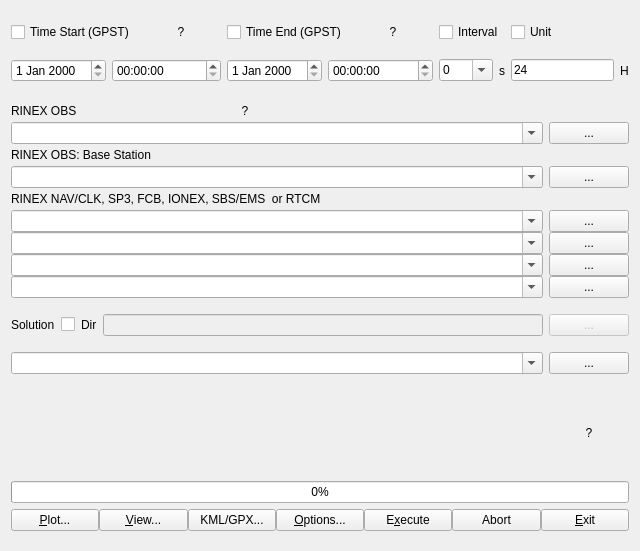
<?xml version="1.0" encoding="UTF-8"?>
<ui version="4.0">
 <class>MainForm</class>
 <widget class="QWidget" name="MainForm">
  <property name="geometry">
   <rect>
    <x>0</x>
    <y>0</y>
    <width>640</width>
    <height>551</height>
   </rect>
  </property>
  <property name="windowTitle">
   <string>RTKPOST</string>
  </property>
  <property name="toolTip">
   <string/>
  </property>
  <layout class="QVBoxLayout" name="verticalLayout_2">
   <item>
    <widget class="QWidget" name="Panel1" native="true">
     <property name="enabled">
      <bool>true</bool>
     </property>
     <property name="toolTip">
      <string/>
     </property>
     <property name="layoutDirection">
      <enum>Qt::LeftToRight</enum>
     </property>
     <property name="text" stdset="0">
      <string/>
     </property>
     <layout class="QVBoxLayout" name="verticalLayout">
      <property name="leftMargin">
       <number>0</number>
      </property>
      <property name="topMargin">
       <number>0</number>
      </property>
      <property name="rightMargin">
       <number>0</number>
      </property>
      <property name="bottomMargin">
       <number>0</number>
      </property>
      <item>
       <widget class="QWidget" name="Panel3" native="true">
        <property name="enabled">
         <bool>true</bool>
        </property>
        <property name="toolTip">
         <string/>
        </property>
        <property name="layoutDirection">
         <enum>Qt::LeftToRight</enum>
        </property>
        <property name="text" stdset="0">
         <string/>
        </property>
        <layout class="QGridLayout" name="gridLayout">
         <property name="leftMargin">
          <number>0</number>
         </property>
         <property name="topMargin">
          <number>0</number>
         </property>
         <property name="rightMargin">
          <number>0</number>
         </property>
         <property name="bottomMargin">
          <number>0</number>
         </property>
         <item row="0" column="0" colspan="2">
          <widget class="QCheckBox" name="TimeStart">
           <property name="toolTip">
            <string/>
           </property>
           <property name="text">
            <string>Time Start (GPST)</string>
           </property>
           <property name="checked">
            <bool>false</bool>
           </property>
          </widget>
         </item>
         <item row="0" column="2">
          <widget class="QPushButton" name="BtnTime1">
           <property name="enabled">
            <bool>true</bool>
           </property>
           <property name="toolTip">
            <string/>
           </property>
           <property name="text">
            <string>?</string>
           </property>
           <property name="flat">
            <bool>true</bool>
           </property>
          </widget>
         </item>
         <item row="0" column="3" colspan="2">
          <widget class="QCheckBox" name="TimeEnd">
           <property name="toolTip">
            <string/>
           </property>
           <property name="text">
            <string>Time End (GPST)</string>
           </property>
           <property name="checked">
            <bool>false</bool>
           </property>
          </widget>
         </item>
         <item row="0" column="5">
          <widget class="QPushButton" name="BtnTime2">
           <property name="enabled">
            <bool>true</bool>
           </property>
           <property name="toolTip">
            <string/>
           </property>
           <property name="text">
            <string>?</string>
           </property>
           <property name="flat">
            <bool>true</bool>
           </property>
          </widget>
         </item>
         <item row="0" column="6" colspan="2">
          <widget class="QCheckBox" name="TimeIntF">
           <property name="toolTip">
            <string/>
           </property>
           <property name="text">
            <string>Interval</string>
           </property>
           <property name="checked">
            <bool>false</bool>
           </property>
          </widget>
         </item>
         <item row="0" column="8">
          <widget class="QCheckBox" name="TimeUnitF">
           <property name="toolTip">
            <string/>
           </property>
           <property name="text">
            <string>Unit</string>
           </property>
           <property name="checked">
            <bool>false</bool>
           </property>
          </widget>
         </item>
         <item row="1" column="0">
          <widget class="QDateEdit" name="TimeY1">
           <property name="enabled">
            <bool>true</bool>
           </property>
           <property name="toolTip">
            <string/>
           </property>
          </widget>
         </item>
         <item row="1" column="1" colspan="2">
          <widget class="QTimeEdit" name="TimeH1">
           <property name="enabled">
            <bool>true</bool>
           </property>
           <property name="toolTip">
            <string/>
           </property>
           <property name="displayFormat">
            <string>HH:mm:ss</string>
           </property>
          </widget>
         </item>
         <item row="1" column="3">
          <widget class="QDateEdit" name="TimeY2">
           <property name="enabled">
            <bool>true</bool>
           </property>
           <property name="toolTip">
            <string/>
           </property>
          </widget>
         </item>
         <item row="1" column="4" colspan="2">
          <widget class="QTimeEdit" name="TimeH2">
           <property name="enabled">
            <bool>true</bool>
           </property>
           <property name="toolTip">
            <string/>
           </property>
           <property name="displayFormat">
            <string>HH:mm:ss</string>
           </property>
          </widget>
         </item>
         <item row="1" column="6">
          <widget class="QComboBox" name="TimeInt">
           <property name="enabled">
            <bool>true</bool>
           </property>
           <property name="toolTip">
            <string/>
           </property>
           <property name="editable">
            <bool>true</bool>
           </property>
           <item>
            <property name="text">
             <string>0</string>
            </property>
           </item>
           <item>
            <property name="text">
             <string>0.05</string>
            </property>
           </item>
           <item>
            <property name="text">
             <string>0.1</string>
            </property>
           </item>
           <item>
            <property name="text">
             <string>0.2</string>
            </property>
           </item>
           <item>
            <property name="text">
             <string>0.25</string>
            </property>
           </item>
           <item>
            <property name="text">
             <string>0.5</string>
            </property>
           </item>
           <item>
            <property name="text">
             <string>1</string>
            </property>
           </item>
           <item>
            <property name="text">
             <string>2</string>
            </property>
           </item>
           <item>
            <property name="text">
             <string>5</string>
            </property>
           </item>
           <item>
            <property name="text">
             <string>10</string>
            </property>
           </item>
           <item>
            <property name="text">
             <string>15</string>
            </property>
           </item>
           <item>
            <property name="text">
             <string>30</string>
            </property>
           </item>
           <item>
            <property name="text">
             <string>60</string>
            </property>
           </item>
          </widget>
         </item>
         <item row="1" column="7">
          <widget class="QLabel" name="LabelTimeInt">
           <property name="enabled">
            <bool>true</bool>
           </property>
           <property name="toolTip">
            <string/>
           </property>
           <property name="text">
            <string>s</string>
           </property>
          </widget>
         </item>
         <item row="1" column="8">
          <widget class="QLineEdit" name="TimeUnit">
           <property name="enabled">
            <bool>true</bool>
           </property>
           <property name="toolTip">
            <string/>
           </property>
           <property name="text">
            <string>24</string>
           </property>
          </widget>
         </item>
         <item row="1" column="9">
          <widget class="QLabel" name="LabelTimeUnit">
           <property name="enabled">
            <bool>true</bool>
           </property>
           <property name="toolTip">
            <string/>
           </property>
           <property name="text">
            <string>H</string>
           </property>
          </widget>
         </item>
        </layout>
       </widget>
      </item>
      <item>
       <widget class="QWidget" name="Panel4" native="true">
        <property name="enabled">
         <bool>true</bool>
        </property>
        <property name="toolTip">
         <string/>
        </property>
        <property name="layoutDirection">
         <enum>Qt::LeftToRight</enum>
        </property>
        <property name="text" stdset="0">
         <string/>
        </property>
        <layout class="QGridLayout" name="gridLayout_2">
         <property name="leftMargin">
          <number>0</number>
         </property>
         <property name="topMargin">
          <number>0</number>
         </property>
         <property name="rightMargin">
          <number>0</number>
         </property>
         <property name="bottomMargin">
          <number>0</number>
         </property>
         <property name="verticalSpacing">
          <number>0</number>
         </property>
         <item row="0" column="0">
          <widget class="QLabel" name="LabelInputFile1">
           <property name="enabled">
            <bool>true</bool>
           </property>
           <property name="sizePolicy">
            <sizepolicy hsizetype="Preferred" vsizetype="Fixed">
             <horstretch>0</horstretch>
             <verstretch>0</verstretch>
            </sizepolicy>
           </property>
           <property name="toolTip">
            <string/>
           </property>
           <property name="text">
            <string>RINEX OBS</string>
           </property>
          </widget>
         </item>
         <item row="0" column="1">
          <widget class="QPushButton" name="BtnKeyword">
           <property name="enabled">
            <bool>true</bool>
           </property>
           <property name="toolTip">
            <string/>
           </property>
           <property name="text">
            <string>?</string>
           </property>
           <property name="flat">
            <bool>true</bool>
           </property>
          </widget>
         </item>
         <item row="0" column="4">
          <widget class="QPushButton" name="BtnInputPlot1">
           <property name="enabled">
            <bool>true</bool>
           </property>
           <property name="toolTip">
            <string/>
           </property>
           <property name="text">
            <string/>
           </property>
           <property name="icon">
            <iconset resource="rtkpost_qt.qrc">
             <normaloff>:/buttons/chart.bmp</normaloff>:/buttons/chart.bmp</iconset>
           </property>
           <property name="flat">
            <bool>true</bool>
           </property>
          </widget>
         </item>
         <item row="0" column="5">
          <widget class="QPushButton" name="BtnInputView1">
           <property name="enabled">
            <bool>true</bool>
           </property>
           <property name="toolTip">
            <string/>
           </property>
           <property name="text">
            <string/>
           </property>
           <property name="icon">
            <iconset resource="rtkpost_qt.qrc">
             <normaloff>:/buttons/doc.bmp</normaloff>:/buttons/doc.bmp</iconset>
           </property>
           <property name="flat">
            <bool>true</bool>
           </property>
          </widget>
         </item>
         <item row="1" column="0" colspan="5">
          <widget class="QComboBox" name="InputFile1">
           <property name="enabled">
            <bool>true</bool>
           </property>
           <property name="toolTip">
            <string/>
           </property>
           <property name="editable">
            <bool>true</bool>
           </property>
          </widget>
         </item>
         <item row="1" column="5">
          <widget class="QPushButton" name="BtnInputFile1">
           <property name="enabled">
            <bool>true</bool>
           </property>
           <property name="palette">
            <palette>
             <active>
              <colorrole role="WindowText">
               <brush brushstyle="SolidPattern">
                <color alpha="255">
                 <red>0</red>
                 <green>0</green>
                 <blue>0</blue>
                </color>
               </brush>
              </colorrole>
             </active>
             <inactive>
              <colorrole role="WindowText">
               <brush brushstyle="SolidPattern">
                <color alpha="255">
                 <red>0</red>
                 <green>0</green>
                 <blue>0</blue>
                </color>
               </brush>
              </colorrole>
             </inactive>
             <disabled>
              <colorrole role="WindowText">
               <brush brushstyle="SolidPattern">
                <color alpha="255">
                 <red>0</red>
                 <green>0</green>
                 <blue>0</blue>
                </color>
               </brush>
              </colorrole>
             </disabled>
            </palette>
           </property>
           <property name="toolTip">
            <string/>
           </property>
           <property name="text">
            <string>...</string>
           </property>
           <property name="flat">
            <bool>false</bool>
           </property>
          </widget>
         </item>
         <item row="2" column="0">
          <widget class="QLabel" name="LabelInputFile3">
           <property name="enabled">
            <bool>true</bool>
           </property>
           <property name="toolTip">
            <string/>
           </property>
           <property name="text">
            <string>RINEX OBS: Base Station</string>
           </property>
          </widget>
         </item>
         <item row="2" column="4">
          <widget class="QPushButton" name="BtnInputPlot2">
           <property name="enabled">
            <bool>true</bool>
           </property>
           <property name="toolTip">
            <string/>
           </property>
           <property name="text">
            <string/>
           </property>
           <property name="icon">
            <iconset resource="rtkpost_qt.qrc">
             <normaloff>:/buttons/chart.bmp</normaloff>:/buttons/chart.bmp</iconset>
           </property>
           <property name="flat">
            <bool>true</bool>
           </property>
          </widget>
         </item>
         <item row="2" column="5">
          <widget class="QPushButton" name="BtnInputView2">
           <property name="enabled">
            <bool>true</bool>
           </property>
           <property name="toolTip">
            <string/>
           </property>
           <property name="text">
            <string/>
           </property>
           <property name="icon">
            <iconset resource="rtkpost_qt.qrc">
             <normaloff>:/buttons/doc.bmp</normaloff>:/buttons/doc.bmp</iconset>
           </property>
           <property name="flat">
            <bool>true</bool>
           </property>
          </widget>
         </item>
         <item row="3" column="0" colspan="5">
          <widget class="QComboBox" name="InputFile2">
           <property name="enabled">
            <bool>true</bool>
           </property>
           <property name="toolTip">
            <string/>
           </property>
           <property name="editable">
            <bool>true</bool>
           </property>
          </widget>
         </item>
         <item row="3" column="5">
          <widget class="QPushButton" name="BtnInputFile2">
           <property name="enabled">
            <bool>true</bool>
           </property>
           <property name="palette">
            <palette>
             <active>
              <colorrole role="WindowText">
               <brush brushstyle="SolidPattern">
                <color alpha="255">
                 <red>0</red>
                 <green>0</green>
                 <blue>0</blue>
                </color>
               </brush>
              </colorrole>
             </active>
             <inactive>
              <colorrole role="WindowText">
               <brush brushstyle="SolidPattern">
                <color alpha="255">
                 <red>0</red>
                 <green>0</green>
                 <blue>0</blue>
                </color>
               </brush>
              </colorrole>
             </inactive>
             <disabled>
              <colorrole role="WindowText">
               <brush brushstyle="SolidPattern">
                <color alpha="255">
                 <red>0</red>
                 <green>0</green>
                 <blue>0</blue>
                </color>
               </brush>
              </colorrole>
             </disabled>
            </palette>
           </property>
           <property name="toolTip">
            <string/>
           </property>
           <property name="text">
            <string>...</string>
           </property>
           <property name="flat">
            <bool>false</bool>
           </property>
          </widget>
         </item>
         <item row="4" column="0" colspan="2">
          <widget class="QLabel" name="LabelInputFile2">
           <property name="enabled">
            <bool>true</bool>
           </property>
           <property name="toolTip">
            <string/>
           </property>
           <property name="text">
            <string>RINEX NAV/CLK, SP3, FCB, IONEX, SBS/EMS  or RTCM</string>
           </property>
          </widget>
         </item>
         <item row="4" column="2">
          <widget class="QPushButton" name="BtnInputView3">
           <property name="enabled">
            <bool>true</bool>
           </property>
           <property name="toolTip">
            <string/>
           </property>
           <property name="text">
            <string/>
           </property>
           <property name="icon">
            <iconset resource="rtkpost_qt.qrc">
             <normaloff>:/buttons/doc.bmp</normaloff>:/buttons/doc.bmp</iconset>
           </property>
           <property name="flat">
            <bool>true</bool>
           </property>
          </widget>
         </item>
         <item row="4" column="3">
          <widget class="QPushButton" name="BtnInputView4">
           <property name="enabled">
            <bool>true</bool>
           </property>
           <property name="toolTip">
            <string/>
           </property>
           <property name="text">
            <string/>
           </property>
           <property name="icon">
            <iconset resource="rtkpost_qt.qrc">
             <normaloff>:/buttons/doc.bmp</normaloff>:/buttons/doc.bmp</iconset>
           </property>
           <property name="flat">
            <bool>true</bool>
           </property>
          </widget>
         </item>
         <item row="4" column="4">
          <widget class="QPushButton" name="BtnInputView5">
           <property name="enabled">
            <bool>true</bool>
           </property>
           <property name="toolTip">
            <string/>
           </property>
           <property name="text">
            <string/>
           </property>
           <property name="icon">
            <iconset resource="rtkpost_qt.qrc">
             <normaloff>:/buttons/doc.bmp</normaloff>:/buttons/doc.bmp</iconset>
           </property>
           <property name="flat">
            <bool>true</bool>
           </property>
          </widget>
         </item>
         <item row="4" column="5">
          <widget class="QPushButton" name="BtnInputView6">
           <property name="enabled">
            <bool>true</bool>
           </property>
           <property name="toolTip">
            <string/>
           </property>
           <property name="text">
            <string/>
           </property>
           <property name="icon">
            <iconset resource="rtkpost_qt.qrc">
             <normaloff>:/buttons/doc.bmp</normaloff>:/buttons/doc.bmp</iconset>
           </property>
           <property name="flat">
            <bool>true</bool>
           </property>
          </widget>
         </item>
         <item row="5" column="0" colspan="5">
          <widget class="QComboBox" name="InputFile3">
           <property name="enabled">
            <bool>true</bool>
           </property>
           <property name="toolTip">
            <string/>
           </property>
           <property name="editable">
            <bool>true</bool>
           </property>
          </widget>
         </item>
         <item row="5" column="5">
          <widget class="QPushButton" name="BtnInputFile3">
           <property name="enabled">
            <bool>true</bool>
           </property>
           <property name="palette">
            <palette>
             <active>
              <colorrole role="WindowText">
               <brush brushstyle="SolidPattern">
                <color alpha="255">
                 <red>0</red>
                 <green>0</green>
                 <blue>0</blue>
                </color>
               </brush>
              </colorrole>
             </active>
             <inactive>
              <colorrole role="WindowText">
               <brush brushstyle="SolidPattern">
                <color alpha="255">
                 <red>0</red>
                 <green>0</green>
                 <blue>0</blue>
                </color>
               </brush>
              </colorrole>
             </inactive>
             <disabled>
              <colorrole role="WindowText">
               <brush brushstyle="SolidPattern">
                <color alpha="255">
                 <red>0</red>
                 <green>0</green>
                 <blue>0</blue>
                </color>
               </brush>
              </colorrole>
             </disabled>
            </palette>
           </property>
           <property name="toolTip">
            <string/>
           </property>
           <property name="text">
            <string>...</string>
           </property>
           <property name="flat">
            <bool>false</bool>
           </property>
          </widget>
         </item>
         <item row="6" column="0" colspan="5">
          <widget class="QComboBox" name="InputFile4">
           <property name="enabled">
            <bool>true</bool>
           </property>
           <property name="toolTip">
            <string/>
           </property>
           <property name="editable">
            <bool>true</bool>
           </property>
          </widget>
         </item>
         <item row="6" column="5">
          <widget class="QPushButton" name="BtnInputFile4">
           <property name="enabled">
            <bool>true</bool>
           </property>
           <property name="palette">
            <palette>
             <active>
              <colorrole role="WindowText">
               <brush brushstyle="SolidPattern">
                <color alpha="255">
                 <red>0</red>
                 <green>0</green>
                 <blue>0</blue>
                </color>
               </brush>
              </colorrole>
             </active>
             <inactive>
              <colorrole role="WindowText">
               <brush brushstyle="SolidPattern">
                <color alpha="255">
                 <red>0</red>
                 <green>0</green>
                 <blue>0</blue>
                </color>
               </brush>
              </colorrole>
             </inactive>
             <disabled>
              <colorrole role="WindowText">
               <brush brushstyle="SolidPattern">
                <color alpha="255">
                 <red>0</red>
                 <green>0</green>
                 <blue>0</blue>
                </color>
               </brush>
              </colorrole>
             </disabled>
            </palette>
           </property>
           <property name="toolTip">
            <string/>
           </property>
           <property name="text">
            <string>...</string>
           </property>
           <property name="flat">
            <bool>false</bool>
           </property>
          </widget>
         </item>
         <item row="7" column="0" colspan="5">
          <widget class="QComboBox" name="InputFile5">
           <property name="enabled">
            <bool>true</bool>
           </property>
           <property name="toolTip">
            <string/>
           </property>
           <property name="editable">
            <bool>true</bool>
           </property>
          </widget>
         </item>
         <item row="7" column="5">
          <widget class="QPushButton" name="BtnInputFile5">
           <property name="enabled">
            <bool>true</bool>
           </property>
           <property name="palette">
            <palette>
             <active>
              <colorrole role="WindowText">
               <brush brushstyle="SolidPattern">
                <color alpha="255">
                 <red>0</red>
                 <green>0</green>
                 <blue>0</blue>
                </color>
               </brush>
              </colorrole>
             </active>
             <inactive>
              <colorrole role="WindowText">
               <brush brushstyle="SolidPattern">
                <color alpha="255">
                 <red>0</red>
                 <green>0</green>
                 <blue>0</blue>
                </color>
               </brush>
              </colorrole>
             </inactive>
             <disabled>
              <colorrole role="WindowText">
               <brush brushstyle="SolidPattern">
                <color alpha="255">
                 <red>0</red>
                 <green>0</green>
                 <blue>0</blue>
                </color>
               </brush>
              </colorrole>
             </disabled>
            </palette>
           </property>
           <property name="toolTip">
            <string/>
           </property>
           <property name="text">
            <string>...</string>
           </property>
           <property name="flat">
            <bool>false</bool>
           </property>
          </widget>
         </item>
         <item row="8" column="0" colspan="5">
          <widget class="QComboBox" name="InputFile6">
           <property name="enabled">
            <bool>true</bool>
           </property>
           <property name="toolTip">
            <string/>
           </property>
           <property name="editable">
            <bool>true</bool>
           </property>
          </widget>
         </item>
         <item row="8" column="5">
          <widget class="QPushButton" name="BtnInputFile6">
           <property name="enabled">
            <bool>true</bool>
           </property>
           <property name="palette">
            <palette>
             <active>
              <colorrole role="WindowText">
               <brush brushstyle="SolidPattern">
                <color alpha="255">
                 <red>0</red>
                 <green>0</green>
                 <blue>0</blue>
                </color>
               </brush>
              </colorrole>
             </active>
             <inactive>
              <colorrole role="WindowText">
               <brush brushstyle="SolidPattern">
                <color alpha="255">
                 <red>0</red>
                 <green>0</green>
                 <blue>0</blue>
                </color>
               </brush>
              </colorrole>
             </inactive>
             <disabled>
              <colorrole role="WindowText">
               <brush brushstyle="SolidPattern">
                <color alpha="255">
                 <red>0</red>
                 <green>0</green>
                 <blue>0</blue>
                </color>
               </brush>
              </colorrole>
             </disabled>
            </palette>
           </property>
           <property name="toolTip">
            <string/>
           </property>
           <property name="text">
            <string>...</string>
           </property>
           <property name="flat">
            <bool>false</bool>
           </property>
          </widget>
         </item>
        </layout>
       </widget>
      </item>
      <item>
       <widget class="QWidget" name="Panel5" native="true">
        <property name="enabled">
         <bool>true</bool>
        </property>
        <property name="toolTip">
         <string/>
        </property>
        <property name="layoutDirection">
         <enum>Qt::LeftToRight</enum>
        </property>
        <property name="text" stdset="0">
         <string/>
        </property>
        <layout class="QGridLayout" name="gridLayout_3">
         <property name="leftMargin">
          <number>0</number>
         </property>
         <property name="topMargin">
          <number>0</number>
         </property>
         <property name="rightMargin">
          <number>0</number>
         </property>
         <property name="bottomMargin">
          <number>0</number>
         </property>
         <item row="0" column="0">
          <widget class="QLabel" name="Label1">
           <property name="enabled">
            <bool>true</bool>
           </property>
           <property name="toolTip">
            <string/>
           </property>
           <property name="text">
            <string>Solution</string>
           </property>
          </widget>
         </item>
         <item row="0" column="1">
          <widget class="QCheckBox" name="OutDirEna">
           <property name="toolTip">
            <string/>
           </property>
           <property name="text">
            <string/>
           </property>
           <property name="checked">
            <bool>false</bool>
           </property>
          </widget>
         </item>
         <item row="0" column="2">
          <widget class="QLabel" name="LabelOutDir">
           <property name="enabled">
            <bool>true</bool>
           </property>
           <property name="toolTip">
            <string/>
           </property>
           <property name="text">
            <string>Dir</string>
           </property>
          </widget>
         </item>
         <item row="0" column="3">
          <widget class="QLineEdit" name="OutDir">
           <property name="enabled">
            <bool>false</bool>
           </property>
           <property name="toolTip">
            <string/>
           </property>
           <property name="text">
            <string/>
           </property>
          </widget>
         </item>
         <item row="0" column="4">
          <widget class="QPushButton" name="BtnOutDir">
           <property name="enabled">
            <bool>false</bool>
           </property>
           <property name="palette">
            <palette>
             <active>
              <colorrole role="WindowText">
               <brush brushstyle="SolidPattern">
                <color alpha="255">
                 <red>0</red>
                 <green>0</green>
                 <blue>0</blue>
                </color>
               </brush>
              </colorrole>
             </active>
             <inactive>
              <colorrole role="WindowText">
               <brush brushstyle="SolidPattern">
                <color alpha="255">
                 <red>0</red>
                 <green>0</green>
                 <blue>0</blue>
                </color>
               </brush>
              </colorrole>
             </inactive>
             <disabled>
              <colorrole role="WindowText">
               <brush brushstyle="SolidPattern">
                <color alpha="255">
                 <red>0</red>
                 <green>0</green>
                 <blue>0</blue>
                </color>
               </brush>
              </colorrole>
             </disabled>
            </palette>
           </property>
           <property name="toolTip">
            <string/>
           </property>
           <property name="text">
            <string>...</string>
           </property>
           <property name="flat">
            <bool>false</bool>
           </property>
          </widget>
         </item>
         <item row="1" column="0" colspan="4">
          <widget class="QComboBox" name="OutputFile">
           <property name="enabled">
            <bool>true</bool>
           </property>
           <property name="toolTip">
            <string/>
           </property>
           <property name="editable">
            <bool>true</bool>
           </property>
          </widget>
         </item>
         <item row="1" column="4">
          <widget class="QPushButton" name="BtnOutputFile">
           <property name="enabled">
            <bool>true</bool>
           </property>
           <property name="palette">
            <palette>
             <active>
              <colorrole role="WindowText">
               <brush brushstyle="SolidPattern">
                <color alpha="255">
                 <red>0</red>
                 <green>0</green>
                 <blue>0</blue>
                </color>
               </brush>
              </colorrole>
             </active>
             <inactive>
              <colorrole role="WindowText">
               <brush brushstyle="SolidPattern">
                <color alpha="255">
                 <red>0</red>
                 <green>0</green>
                 <blue>0</blue>
                </color>
               </brush>
              </colorrole>
             </inactive>
             <disabled>
              <colorrole role="WindowText">
               <brush brushstyle="SolidPattern">
                <color alpha="255">
                 <red>0</red>
                 <green>0</green>
                 <blue>0</blue>
                </color>
               </brush>
              </colorrole>
             </disabled>
            </palette>
           </property>
           <property name="toolTip">
            <string/>
           </property>
           <property name="text">
            <string>...</string>
           </property>
           <property name="flat">
            <bool>false</bool>
           </property>
          </widget>
         </item>
        </layout>
       </widget>
      </item>
      <item>
       <widget class="QWidget" name="widget" native="true">
        <layout class="QHBoxLayout" name="horizontalLayout_2">
         <property name="leftMargin">
          <number>0</number>
         </property>
         <property name="topMargin">
          <number>0</number>
         </property>
         <property name="rightMargin">
          <number>0</number>
         </property>
         <property name="bottomMargin">
          <number>0</number>
         </property>
         <item>
          <widget class="QPushButton" name="BtnOutputView2">
           <property name="enabled">
            <bool>true</bool>
           </property>
           <property name="sizePolicy">
            <sizepolicy hsizetype="Fixed" vsizetype="Fixed">
             <horstretch>0</horstretch>
             <verstretch>0</verstretch>
            </sizepolicy>
           </property>
           <property name="toolTip">
            <string>Show Debug Trace</string>
           </property>
           <property name="text">
            <string/>
           </property>
           <property name="icon">
            <iconset resource="rtkpost_qt.qrc">
             <normaloff>:/buttons/doc.bmp</normaloff>:/buttons/doc.bmp</iconset>
           </property>
           <property name="flat">
            <bool>true</bool>
           </property>
          </widget>
         </item>
         <item>
          <widget class="QPushButton" name="BtnOutputView1">
           <property name="enabled">
            <bool>true</bool>
           </property>
           <property name="sizePolicy">
            <sizepolicy hsizetype="Fixed" vsizetype="Fixed">
             <horstretch>0</horstretch>
             <verstretch>0</verstretch>
            </sizepolicy>
           </property>
           <property name="toolTip">
            <string>Show Stat File</string>
           </property>
           <property name="text">
            <string/>
           </property>
           <property name="icon">
            <iconset resource="rtkpost_qt.qrc">
             <normaloff>:/buttons/sqr.bmp</normaloff>:/buttons/sqr.bmp</iconset>
           </property>
           <property name="flat">
            <bool>true</bool>
           </property>
          </widget>
         </item>
         <item>
          <widget class="QLabel" name="Message">
           <property name="enabled">
            <bool>true</bool>
           </property>
           <property name="palette">
            <palette>
             <active>
              <colorrole role="WindowText">
               <brush brushstyle="SolidPattern">
                <color alpha="255">
                 <red>128</red>
                 <green>128</green>
                 <blue>128</blue>
                </color>
               </brush>
              </colorrole>
             </active>
             <inactive>
              <colorrole role="WindowText">
               <brush brushstyle="SolidPattern">
                <color alpha="255">
                 <red>128</red>
                 <green>128</green>
                 <blue>128</blue>
                </color>
               </brush>
              </colorrole>
             </inactive>
             <disabled>
              <colorrole role="WindowText">
               <brush brushstyle="SolidPattern">
                <color alpha="255">
                 <red>128</red>
                 <green>128</green>
                 <blue>128</blue>
                </color>
               </brush>
              </colorrole>
             </disabled>
            </palette>
           </property>
           <property name="toolTip">
            <string/>
           </property>
           <property name="text">
            <string/>
           </property>
           <property name="alignment">
            <set>Qt::AlignCenter</set>
           </property>
          </widget>
         </item>
         <item>
          <widget class="QPushButton" name="BtnAbout">
           <property name="enabled">
            <bool>true</bool>
           </property>
           <property name="sizePolicy">
            <sizepolicy hsizetype="Fixed" vsizetype="Fixed">
             <horstretch>0</horstretch>
             <verstretch>0</verstretch>
            </sizepolicy>
           </property>
           <property name="palette">
            <palette>
             <active>
              <colorrole role="WindowText">
               <brush brushstyle="SolidPattern">
                <color alpha="255">
                 <red>128</red>
                 <green>128</green>
                 <blue>128</blue>
                </color>
               </brush>
              </colorrole>
             </active>
             <inactive>
              <colorrole role="WindowText">
               <brush brushstyle="SolidPattern">
                <color alpha="255">
                 <red>128</red>
                 <green>128</green>
                 <blue>128</blue>
                </color>
               </brush>
              </colorrole>
             </inactive>
             <disabled>
              <colorrole role="WindowText">
               <brush brushstyle="SolidPattern">
                <color alpha="255">
                 <red>128</red>
                 <green>128</green>
                 <blue>128</blue>
                </color>
               </brush>
              </colorrole>
             </disabled>
            </palette>
           </property>
           <property name="toolTip">
            <string/>
           </property>
           <property name="text">
            <string>?</string>
           </property>
           <property name="flat">
            <bool>true</bool>
           </property>
          </widget>
         </item>
        </layout>
       </widget>
      </item>
      <item>
       <widget class="QProgressBar" name="Progress">
        <property name="enabled">
         <bool>true</bool>
        </property>
        <property name="toolTip">
         <string/>
        </property>
        <property name="minimum">
         <number>0</number>
        </property>
        <property name="maximum">
         <number>100</number>
        </property>
        <property name="value">
         <number>0</number>
        </property>
        <property name="orientation">
         <enum>Qt::Horizontal</enum>
        </property>
       </widget>
      </item>
     </layout>
    </widget>
   </item>
   <item>
    <widget class="QWidget" name="Panel2" native="true">
     <property name="enabled">
      <bool>true</bool>
     </property>
     <property name="sizePolicy">
      <sizepolicy hsizetype="Preferred" vsizetype="Fixed">
       <horstretch>0</horstretch>
       <verstretch>0</verstretch>
      </sizepolicy>
     </property>
     <property name="toolTip">
      <string/>
     </property>
     <property name="layoutDirection">
      <enum>Qt::LeftToRight</enum>
     </property>
     <property name="text" stdset="0">
      <string/>
     </property>
     <layout class="QHBoxLayout" name="horizontalLayout">
      <property name="spacing">
       <number>0</number>
      </property>
      <property name="leftMargin">
       <number>0</number>
      </property>
      <property name="topMargin">
       <number>0</number>
      </property>
      <property name="rightMargin">
       <number>0</number>
      </property>
      <item>
       <widget class="QPushButton" name="BtnPlot">
        <property name="enabled">
         <bool>true</bool>
        </property>
        <property name="toolTip">
         <string/>
        </property>
        <property name="text">
         <string>&amp;Plot...</string>
        </property>
        <property name="icon">
         <iconset resource="rtkpost_qt.qrc">
          <normaloff>:/buttons/chart.bmp</normaloff>:/buttons/chart.bmp</iconset>
        </property>
        <property name="flat">
         <bool>false</bool>
        </property>
       </widget>
      </item>
      <item>
       <widget class="QPushButton" name="BtnView">
        <property name="enabled">
         <bool>true</bool>
        </property>
        <property name="toolTip">
         <string/>
        </property>
        <property name="text">
         <string>&amp;View...</string>
        </property>
        <property name="icon">
         <iconset resource="rtkpost_qt.qrc">
          <normaloff>:/buttons/doc.bmp</normaloff>:/buttons/doc.bmp</iconset>
        </property>
        <property name="flat">
         <bool>false</bool>
        </property>
       </widget>
      </item>
      <item>
       <widget class="QPushButton" name="BtnToKML">
        <property name="enabled">
         <bool>true</bool>
        </property>
        <property name="toolTip">
         <string/>
        </property>
        <property name="text">
         <string>KML/GPX...</string>
        </property>
        <property name="flat">
         <bool>false</bool>
        </property>
       </widget>
      </item>
      <item>
       <widget class="QPushButton" name="BtnOption">
        <property name="enabled">
         <bool>true</bool>
        </property>
        <property name="toolTip">
         <string/>
        </property>
        <property name="text">
         <string>&amp;Options...</string>
        </property>
        <property name="icon">
         <iconset resource="rtkpost_qt.qrc">
          <normaloff>:/buttons/toolbmp</normaloff>:/buttons/toolbmp</iconset>
        </property>
        <property name="flat">
         <bool>false</bool>
        </property>
       </widget>
      </item>
      <item>
       <widget class="QPushButton" name="BtnExec">
        <property name="enabled">
         <bool>true</bool>
        </property>
        <property name="toolTip">
         <string/>
        </property>
        <property name="text">
         <string>E&amp;xecute</string>
        </property>
        <property name="icon">
         <iconset>
          <normaloff>:/buttons/start.bmp</normaloff>:/buttons/start.bmp</iconset>
        </property>
        <property name="flat">
         <bool>false</bool>
        </property>
       </widget>
      </item>
      <item>
       <widget class="QPushButton" name="BtnAbort">
        <property name="text">
         <string>Abort</string>
        </property>
        <property name="icon">
         <iconset>
          <normaloff>:/buttons/stop2.bmp</normaloff>:/buttons/stop2.bmp</iconset>
        </property>
       </widget>
      </item>
      <item>
       <widget class="QPushButton" name="BtnExit">
        <property name="enabled">
         <bool>true</bool>
        </property>
        <property name="toolTip">
         <string/>
        </property>
        <property name="text">
         <string>&amp;Exit</string>
        </property>
        <property name="flat">
         <bool>false</bool>
        </property>
       </widget>
      </item>
     </layout>
    </widget>
   </item>
  </layout>
 </widget>
 <resources>
  <include location="rtkpost_qt.qrc"/>
 </resources>
 <connections/>
</ui>
